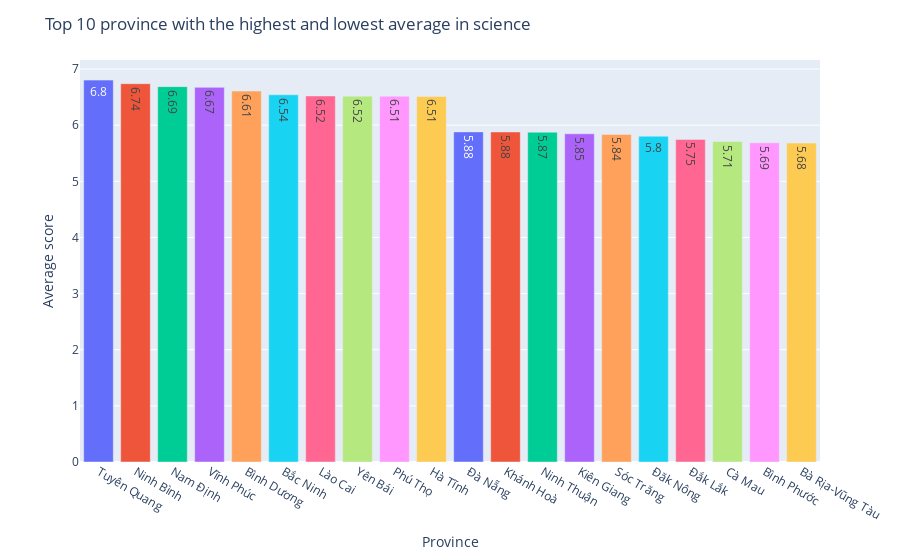

Write notebook code for a chart like this one.
### Code cell
tn = val_tn.nlargest(10, "avg")["avg"]
meomeo = val_tn.nsmallest(10, "avg")["avg"]
tn = tn.append(meomeo[::-1])
hoi_dong = [prov[i-1] for i in tn.index]
fig = px.bar(x=hoi_dong, y=tn.values, color=hoi_dong, text=tn.values.round(2))
fig.update_layout(title="Top 10 province with the highest and lowest average in science", xaxis_title="Province",yaxis_title="Average score",showlegend=False)

### Figure 1 — Plotly figure (JSON) as saved in the notebook; plotly's stock layout.template omitted (floating-point values rounded to 4 significant figures)
{"data": [{"alignmentgroup": "True", "hovertemplate": "color=Tuyên Quang<br>x=%{x}<br>y=%{y}<br>text=%{text}<extra></extra>", "legendgroup": "Tuyên Quang", "marker": {"color": "#636efa", "pattern": {"shape": ""}}, "name": "Tuyên Quang", "offsetgroup": "Tuyên Quang", "orientation": "v", "showlegend": true, "text": [6.8], "textposition": "auto", "type": "bar", "x": ["Tuyên Quang"], "xaxis": "x", "y": [6.803], "yaxis": "y"}, {"alignmentgroup": "True", "hovertemplate": "color=Ninh Bình<br>x=%{x}<br>y=%{y}<br>text=%{text}<extra></extra>", "legendgroup": "Ninh Bình", "marker": {"color": "#EF553B", "pattern": {"shape": ""}}, "name": "Ninh Bình", "offsetgroup": "Ninh Bình", "orientation": "v", "showlegend": true, "text": [6.74], "textposition": "auto", "type": "bar", "x": ["Ninh Bình"], "xaxis": "x", "y": [6.739], "yaxis": "y"}, {"alignmentgroup": "True", "hovertemplate": "color=Nam Định<br>x=%{x}<br>y=%{y}<br>text=%{text}<extra></extra>", "legendgroup": "Nam Định", "marker": {"color": "#00cc96", "pattern": {"shape": ""}}, "name": "Nam Định", "offsetgroup": "Nam Định", "orientation": "v", "showlegend": true, "text": [6.69], "textposition": "auto", "type": "bar", "x": ["Nam Định"], "xaxis": "x", "y": [6.686], "yaxis": "y"}, {"alignmentgroup": "True", "hovertemplate": "color=Vĩnh Phúc<br>x=%{x}<br>y=%{y}<br>text=%{text}<extra></extra>", "legendgroup": "Vĩnh Phúc", "marker": {"color": "#ab63fa", "pattern": {"shape": ""}}, "name": "Vĩnh Phúc", "offsetgroup": "Vĩnh Phúc", "orientation": "v", "showlegend": true, "text": [6.67], "textposition": "auto", "type": "bar", "x": ["Vĩnh Phúc"], "xaxis": "x", "y": [6.674], "yaxis": "y"}, {"alignmentgroup": "True", "hovertemplate": "color=Bình Dương<br>x=%{x}<br>y=%{y}<br>text=%{text}<extra></extra>", "legendgroup": "Bình Dương", "marker": {"color": "#FFA15A", "pattern": {"shape": ""}}, "name": "Bình Dương", "offsetgroup": "Bình Dương", "orientation": "v", "showlegend": true, "text": [6.61], "textposition": "auto", "type": "bar", "x": ["Bình Dương"], "xaxis": "x", "y": [6.608], "yaxis": "y"}, {"alignmentgroup": "True", "hovertemplate": "color=Bắc Ninh<br>x=%{x}<br>y=%{y}<br>text=%{text}<extra></extra>", "legendgroup": "Bắc Ninh", "marker": {"color": "#19d3f3", "pattern": {"shape": ""}}, "name": "Bắc Ninh", "offsetgroup": "Bắc Ninh", "orientation": "v", "showlegend": true, "text": [6.54], "textposition": "auto", "type": "bar", "x": ["Bắc Ninh"], "xaxis": "x", "y": [6.541], "yaxis": "y"}, {"alignmentgroup": "True", "hovertemplate": "color=Lào Cai<br>x=%{x}<br>y=%{y}<br>text=%{text}<extra></extra>", "legendgroup": "Lào Cai", "marker": {"color": "#FF6692", "pattern": {"shape": ""}}, "name": "Lào Cai", "offsetgroup": "Lào Cai", "orientation": "v", "showlegend": true, "text": [6.52], "textposition": "auto", "type": "bar", "x": ["Lào Cai"], "xaxis": "x", "y": [6.52], "yaxis": "y"}, {"alignmentgroup": "True", "hovertemplate": "color=Yên Bái<br>x=%{x}<br>y=%{y}<br>text=%{text}<extra></extra>", "legendgroup": "Yên Bái", "marker": {"color": "#B6E880", "pattern": {"shape": ""}}, "name": "Yên Bái", "offsetgroup": "Yên Bái", "orientation": "v", "showlegend": true, "text": [6.52], "textposition": "auto", "type": "bar", "x": ["Yên Bái"], "xaxis": "x", "y": [6.517], "yaxis": "y"}, {"alignmentgroup": "True", "hovertemplate": "color=Phú Thọ<br>x=%{x}<br>y=%{y}<br>text=%{text}<extra></extra>", "legendgroup": "Phú Thọ", "marker": {"color": "#FF97FF", "pattern": {"shape": ""}}, "name": "Phú Thọ", "offsetgroup": "Phú Thọ", "orientation": "v", "showlegend": true, "text": [6.51], "textposition": "auto", "type": "bar", "x": ["Phú Thọ"], "xaxis": "x", "y": [6.515], "yaxis": "y"}, {"alignmentgroup": "True", "hovertemplate": "color=Hà Tĩnh<br>x=%{x}<br>y=%{y}<br>text=%{text}<extra></extra>", "legendgroup": "Hà Tĩnh", "marker": {"color": "#FECB52", "pattern": {"shape": ""}}, "name": "Hà Tĩnh", "offsetgroup": "Hà Tĩnh", "orientation": "v", "showlegend": true, "text": [6.51], "textposition": "auto", "type": "bar", "x": ["Hà Tĩnh"], "xaxis": "x", "y": [6.511], "yaxis": "y"}, {"alignmentgroup": "True", "hovertemplate": "color=Đà Nẵng<br>x=%{x}<br>y=%{y}<br>text=%{text}<extra></extra>", "legendgroup": "Đà Nẵng", "marker": {"color": "#636efa", "pattern": {"shape": ""}}, "name": "Đà Nẵng", "offsetgroup": "Đà Nẵng", "orientation": "v", "showlegend": true, "text": [5.88], "textposition": "auto", "type": "bar", "x": ["Đà Nẵng"], "xaxis": "x", "y": [5.88], "yaxis": "y"}, {"alignmentgroup": "True", "hovertemplate": "color=Khánh Hoà<br>x=%{x}<br>y=%{y}<br>text=%{text}<extra></extra>", "legendgroup": "Khánh Hoà", "marker": {"color": "#EF553B", "pattern": {"shape": ""}}, "name": "Khánh Hoà", "offsetgroup": "Khánh Hoà", "orientation": "v", "showlegend": true, "text": [5.88], "textposition": "auto", "type": "bar", "x": ["Khánh Hoà"], "xaxis": "x", "y": [5.879], "yaxis": "y"}, {"alignmentgroup": "True", "hovertemplate": "color=Ninh Thuận<br>x=%{x}<br>y=%{y}<br>text=%{text}<extra></extra>", "legendgroup": "Ninh Thuận", "marker": {"color": "#00cc96", "pattern": {"shape": ""}}, "name": "Ninh Thuận", "offsetgroup": "Ninh Thuận", "orientation": "v", "showlegend": true, "text": [5.87], "textposition": "auto", "type": "bar", "x": ["Ninh Thuận"], "xaxis": "x", "y": [5.875], "yaxis": "y"}, {"alignmentgroup": "True", "hovertemplate": "color=Kiên Giang<br>x=%{x}<br>y=%{y}<br>text=%{text}<extra></extra>", "legendgroup": "Kiên Giang", "marker": {"color": "#ab63fa", "pattern": {"shape": ""}}, "name": "Kiên Giang", "offsetgroup": "Kiên Giang", "orientation": "v", "showlegend": true, "text": [5.85], "textposition": "auto", "type": "bar", "x": ["Kiên Giang"], "xaxis": "x", "y": [5.847], "yaxis": "y"}, {"alignmentgroup": "True", "hovertemplate": "color=Sóc Trăng<br>x=%{x}<br>y=%{y}<br>text=%{text}<extra></extra>", "legendgroup": "Sóc Trăng", "marker": {"color": "#FFA15A", "pattern": {"shape": ""}}, "name": "Sóc Trăng", "offsetgroup": "Sóc Trăng", "orientation": "v", "showlegend": true, "text": [5.84], "textposition": "auto", "type": "bar", "x": ["Sóc Trăng"], "xaxis": "x", "y": [5.836], "yaxis": "y"}, {"alignmentgroup": "True", "hovertemplate": "color=Đăk Nông<br>x=%{x}<br>y=%{y}<br>text=%{text}<extra></extra>", "legendgroup": "Đăk Nông", "marker": {"color": "#19d3f3", "pattern": {"shape": ""}}, "name": "Đăk Nông", "offsetgroup": "Đăk Nông", "orientation": "v", "showlegend": true, "text": [5.8], "textposition": "auto", "type": "bar", "x": ["Đăk Nông"], "xaxis": "x", "y": [5.804], "yaxis": "y"}, {"alignmentgroup": "True", "hovertemplate": "color=Đắk Lắk<br>x=%{x}<br>y=%{y}<br>text=%{text}<extra></extra>", "legendgroup": "Đắk Lắk", "marker": {"color": "#FF6692", "pattern": {"shape": ""}}, "name": "Đắk Lắk", "offsetgroup": "Đắk Lắk", "orientation": "v", "showlegend": true, "text": [5.75], "textposition": "auto", "type": "bar", "x": ["Đắk Lắk"], "xaxis": "x", "y": [5.747], "yaxis": "y"}, {"alignmentgroup": "True", "hovertemplate": "color=Cà Mau<br>x=%{x}<br>y=%{y}<br>text=%{text}<extra></extra>", "legendgroup": "Cà Mau", "marker": {"color": "#B6E880", "pattern": {"shape": ""}}, "name": "Cà Mau", "offsetgroup": "Cà Mau", "orientation": "v", "showlegend": true, "text": [5.71], "textposition": "auto", "type": "bar", "x": ["Cà Mau"], "xaxis": "x", "y": [5.707], "yaxis": "y"}, {"alignmentgroup": "True", "hovertemplate": "color=Bình Phước<br>x=%{x}<br>y=%{y}<br>text=%{text}<extra></extra>", "legendgroup": "Bình Phước", "marker": {"color": "#FF97FF", "pattern": {"shape": ""}}, "name": "Bình Phước", "offsetgroup": "Bình Phước", "orientation": "v", "showlegend": true, "text": [5.69], "textposition": "auto", "type": "bar", "x": ["Bình Phước"], "xaxis": "x", "y": [5.686], "yaxis": "y"}, {"alignmentgroup": "True", "hovertemplate": "color=Bà Rịa-Vũng Tàu<br>x=%{x}<br>y=%{y}<br>text=%{text}<extra></extra>", "legendgroup": "Bà Rịa-Vũng Tàu", "marker": {"color": "#FECB52", "pattern": {"shape": ""}}, "name": "Bà Rịa-Vũng Tàu", "offsetgroup": "Bà Rịa-Vũng Tàu", "orientation": "v", "showlegend": true, "text": [5.68], "textposition": "auto", "type": "bar", "x": ["Bà Rịa-Vũng Tàu"], "xaxis": "x", "y": [5.682], "yaxis": "y"}], "layout": {"barmode": "relative", "legend": {"title": {"text": "color"}, "tracegroupgap": 0}, "margin": {"t": 60}, "showlegend": false, "title": {"text": "Top 10 province with the highest and lowest average in science"}, "xaxis": {"anchor": "y", "domain": [0, 1], "title": {"text": "Province"}}, "yaxis": {"anchor": "x", "domain": [0, 1], "title": {"text": "Average score"}}}}
